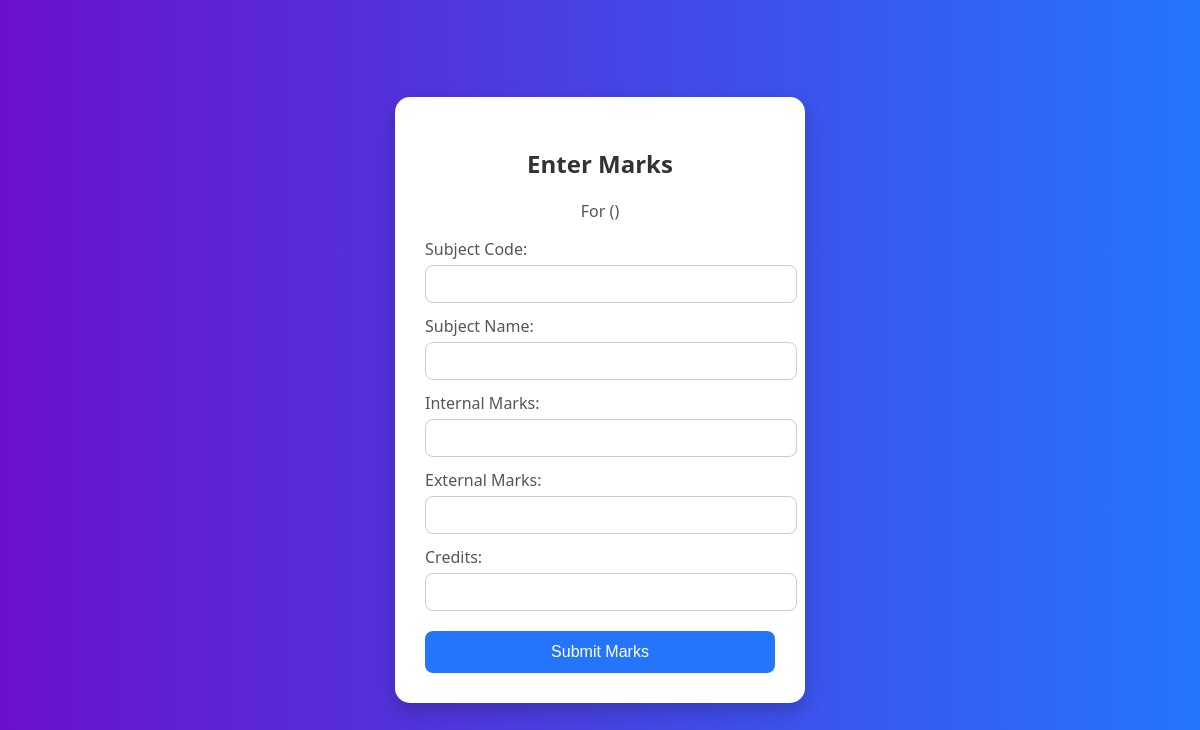
The page /enter_marks/3 (signed in) on the database as committed earlier.
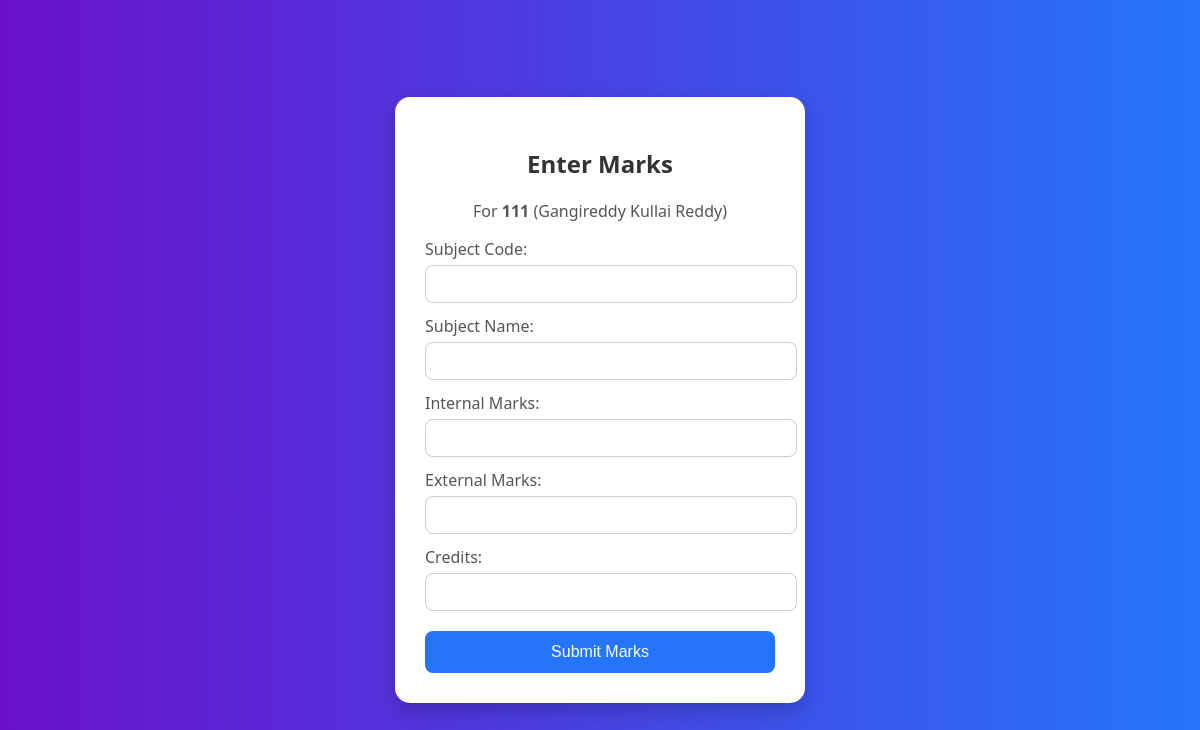
The same page on the database as committed later.
### tables this page shows
CREATE TABLE students (
                id INTEGER PRIMARY KEY AUTOINCREMENT,
                name TEXT,
                hallticket TEXT UNIQUE,
                department TEXT,
                mobile TEXT,
                join_date TEXT,
                address TEXT,
                photo TEXT,
                username TEXT UNIQUE,
                password TEXT
            );

### app.py (the view, shortened to what this page needs)
@app.route('/enter_marks/<int:student_id>', methods=['GET', 'POST'])
def enter_marks(student_id):
    if 'staff_username' not in session:
        flash('❌ Please log in first.', 'error')
        return redirect(url_for('staff_login'))
    with sqlite3.connect('database.db') as conn:
        cursor = conn.cursor()
        cursor.execute('SELECT name, hallticket FROM students WHERE id=?', (student_id,))
        student = cursor.fetchone()
    return render_template('enter_marks.html', student=student, student_id=student_id)

### templates/enter_marks.html (shortened to what this page needs)
<!DOCTYPE html>
<html>
<head>
</head>
<body>
    <div class="card">
        <h2>Enter Marks</h2>
        <p style="text-align:center; color:#555;">For <strong>{{ student[1] }}</strong> ({{ student[0] }})</p>
        <form method="POST">
            <label>Subject Code:</label>
            <input type="text" name="subject_code" required>
            <label>Subject Name:</label>
            <input type="text" name="subject_name" required>
            <label>Internal Marks:</label>
            <input type="number" name="internal_marks" required>
            <label>External Marks:</label>
            <input type="number" name="external_marks" required>
            <label>Credits:</label>
            <input type="number" name="credits" required>
            <button type="submit">Submit Marks</button>
        </form>
    </div>
</body>
</html>

Rows that differ between the two databases and show on the page:
added students: hallticket "111", name "Gangireddy Kullai Reddy"
